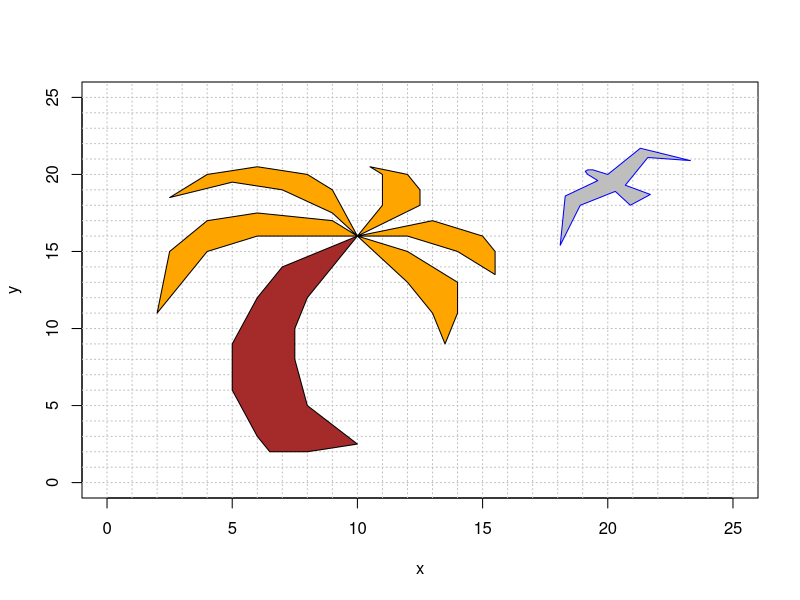
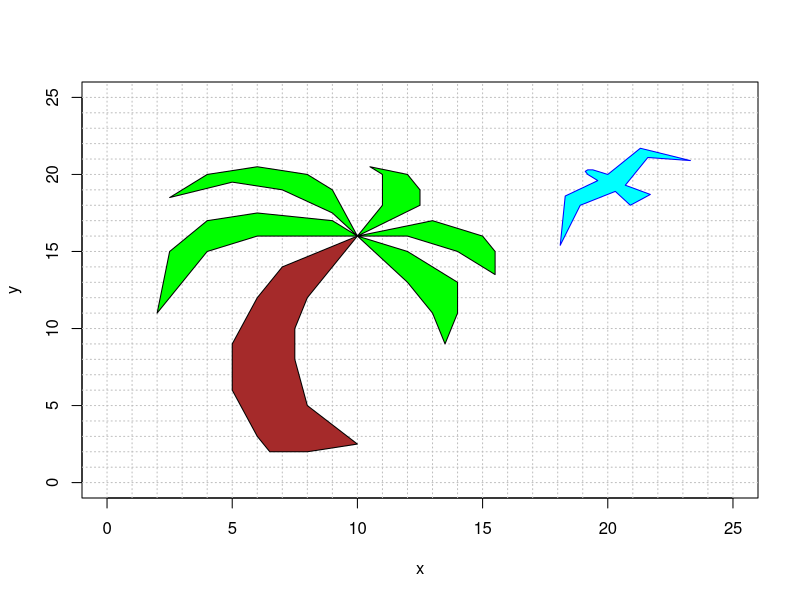
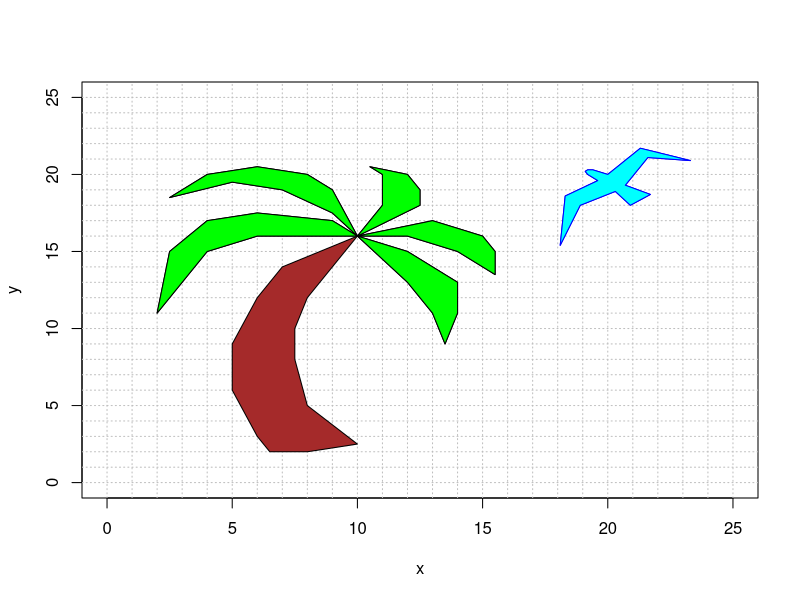

The R source for these figures, in order:
## ---- chunk 1
knitr::opts_chunk$set(echo = TRUE)
require(pracma)
## ---- chunk 2

bird = rbind(c(20, 21.3, 23.3, 21.6, 20.7, 21.7, 20.9, 20.3, 18.9, 18.1, 18.3, 19.6, 19.2, 19.1, 19.2, 19.4, 20), 
             c(20, 21.7, 20.9, 21.1, 19.3, 18.7, 18, 18.9, 18, 15.4, 18.6, 19.6, 20, 20.2, 20.3, 20.3, 20), 
             c(1, 1, 1, 1, 1, 1, 1, 1, 1, 1, 1, 1, 1, 1, 1, 1, 1))

fronds = rbind(c(10, 8, 6, 4, 2, 2.5, 4, 6, 9, 10, 10, 9, 7, 5, 2.5, 4, 6, 8, 9, 10, 10, 11, 11, 10.5, 12, 12.5, 12.5, 10, 10, 13, 15, 15.5, 15.5, 14, 12, 10, 10, 12, 14, 14, 13.5, 13, 12, 10),
               c(16, 16, 16, 15, 11, 15, 17, 17.5, 17, 16, 16, 17.5, 19, 19.5, 18.5, 20, 20.5, 20, 19, 16, 16, 18, 20, 20.5, 20, 19, 18, 16, 16, 17, 16, 15, 13.5, 15, 16, 16, 16, 15, 13, 11, 9, 11, 13, 16),
               c(1, 1, 1, 1, 1, 1, 1, 1, 1, 1, 1, 1, 1, 1, 1, 1, 1, 1, 1, 1, 1, 1, 1, 1, 1, 1, 1, 1, 1, 1, 1, 1, 1, 1, 1, 1, 1, 1, 1, 1, 1, 1, 1, 1))

trunk = rbind(c(10, 9, 8, 7.5, 7.5, 8, 10, 8, 6.5, 6, 5, 5, 6, 7, 10),
              c(16, 14, 12, 10, 8, 5, 2.5, 2, 2, 3, 6, 9, 12, 14, 16),
              c(1, 1, 1, 1, 1, 1, 1, 1, 1, 1, 1, 1, 1, 1, 1))

# intialize the plot
plot(bird[1,],bird[2,],type="n",xlim=c(0,25),ylim=c(0,25),xlab="x",ylab="y")
abline(h=0:25, v=0:25, col="gray", lty="dotted")

# plot the bird, trunk and fronds
polygon(bird[1,], bird[2,], col = "gray", border = "blue")
polygon(fronds[1,], fronds[2,], col = "orange", border = "black")
polygon(trunk[1,], trunk[2,], col = "brown", border = "black")

## ---- chunk 3

#####################
######## update this code with the appropriate linear transformations

birdmap = cbind(c(1,0,0),c(0,1,0),c(0,0,0))
leafmap = cbind(c(1,0,0),c(0,1,0),c(0,0,0))


#####################
######## you do not need to change this the code below this line

newbird = birdmap %*% bird
newfronds = leafmap %*% fronds


# initialize the plot
plot(newbird[1,],newbird[2,],type="n",xlim=c(0,25),ylim=c(0,25),xlab="x",ylab="y")
abline(h=0:25, v=0:25, col="gray", lty="dotted")

polygon(newbird[1,], newbird[2,], col = "cyan", border = "blue")
polygon(newfronds[1,], newfronds[2,], col = "green", border = "black")
polygon(trunk[1,], trunk[2,], col = "brown", border = "black")
## ---- chunk 4
# initialize the plot
plot(newbird[1,],newbird[2,],type="n",xlim=c(0,25),ylim=c(0,25),xlab="x",ylab="y")
abline(h=0:25, v=0:25, col="gray", lty="dotted")

# plot the new bird and new fronds
polygon(newbird[1,], bird[2,], col = "gray", border = "blue")
polygon(newfronds[1,], fronds[2,], col = "orange", border = "black")

# plot the original bird, fronds  and trunk
polygon(newbird[1,], newbird[2,], col = "cyan", border = "blue")
polygon(newfronds[1,], newfronds[2,], col = "green", border = "black")
polygon(trunk[1,], trunk[2,], col = "brown", border = "black")

